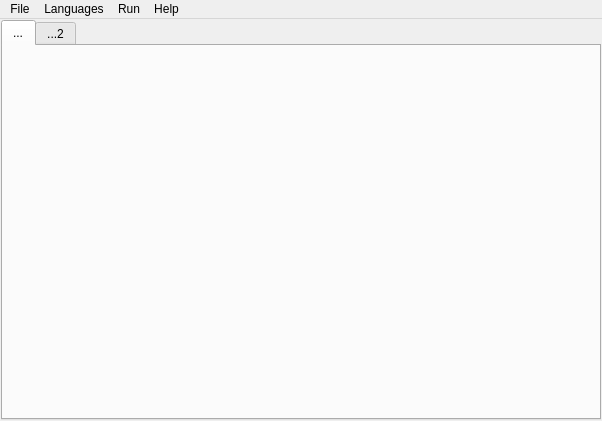
<ui version="4.0" >
 <class>text_editor</class>
 <widget class="QMainWindow" name="text_editor" >
  <property name="geometry" >
   <rect>
    <x>0</x>
    <y>0</y>
    <width>602</width>
    <height>421</height>
   </rect>
  </property>
  <property name="windowTitle" >
   <string>OpenTools TextEditor</string>
  </property>
  <widget class="QWidget" name="centralwidget" >
   <layout class="QGridLayout" >
    <property name="leftMargin" >
     <number>1</number>
    </property>
    <property name="topMargin" >
     <number>1</number>
    </property>
    <property name="rightMargin" >
     <number>1</number>
    </property>
    <property name="bottomMargin" >
     <number>1</number>
    </property>
    <item row="0" column="0" >
     <widget class="QTabWidget" name="tabWidget" >
      <property name="currentIndex" >
       <number>0</number>
      </property>
      <widget class="QWidget" name="tab1" >
       <attribute name="title" >
        <string>...</string>
       </attribute>
       <layout class="QGridLayout" >
        <property name="leftMargin" >
         <number>1</number>
        </property>
        <property name="topMargin" >
         <number>1</number>
        </property>
        <property name="rightMargin" >
         <number>1</number>
        </property>
        <property name="bottomMargin" >
         <number>1</number>
        </property>
        <item row="0" column="0" >
         <widget class="QsciScintilla" name="text_ed" >
          <property name="acceptDrops" >
           <bool>true</bool>
          </property>
          <property name="toolTip" >
           <string/>
          </property>
          <property name="whatsThis" >
           <string/>
          </property>
          <property name="midLineWidth" >
           <number>1</number>
          </property>
         </widget>
        </item>
       </layout>
      </widget>
      <widget class="QWidget" name="tab2" >
       <attribute name="title" >
        <string>...2</string>
       </attribute>
       <layout class="QGridLayout" >
        <property name="leftMargin" >
         <number>1</number>
        </property>
        <property name="topMargin" >
         <number>1</number>
        </property>
        <property name="rightMargin" >
         <number>1</number>
        </property>
        <property name="bottomMargin" >
         <number>1</number>
        </property>
        <item row="0" column="0" >
         <widget class="QsciScintilla" name="textEdit" >
          <property name="toolTip" >
           <string/>
          </property>
          <property name="whatsThis" >
           <string/>
          </property>
         </widget>
        </item>
       </layout>
      </widget>
     </widget>
    </item>
   </layout>
  </widget>
  <widget class="QMenuBar" name="menubar" >
   <property name="geometry" >
    <rect>
     <x>0</x>
     <y>0</y>
     <width>602</width>
     <height>30</height>
    </rect>
   </property>
   <widget class="QMenu" name="menuFile" >
    <property name="title" >
     <string>File</string>
    </property>
    <addaction name="actionOpen" />
    <addaction name="actionSave" />
    <addaction name="actionSave_As" />
    <addaction name="separator" />
    <addaction name="actionClose" />
    <addaction name="actionClose_All" />
    <addaction name="separator" />
    <addaction name="actionExit" />
   </widget>
   <widget class="QMenu" name="menuLanguages_2" >
    <property name="title" >
     <string>Languages</string>
    </property>
    <addaction name="actionPython" />
    <addaction name="actionC" />
   </widget>
   <widget class="QMenu" name="menuRun" >
    <property name="title" >
     <string>Run</string>
    </property>
    <addaction name="actionRun" />
   </widget>
   <widget class="QMenu" name="menuHelp" >
    <property name="title" >
     <string>Help</string>
    </property>
    <addaction name="actionAbout" />
    <addaction name="actionHelp" />
   </widget>
   <addaction name="menuFile" />
   <addaction name="menuLanguages_2" />
   <addaction name="menuRun" />
   <addaction name="menuHelp" />
  </widget>
  <action name="actionOpen" >
   <property name="text" >
    <string>Open</string>
   </property>
   <property name="shortcut" >
    <string>Meta+O</string>
   </property>
  </action>
  <action name="actionSave" >
   <property name="text" >
    <string>Save</string>
   </property>
   <property name="shortcut" >
    <string>Meta+S</string>
   </property>
  </action>
  <action name="actionSave_As" >
   <property name="text" >
    <string>Save As..</string>
   </property>
   <property name="shortcut" >
    <string>Meta+Shift+S</string>
   </property>
  </action>
  <action name="actionClose" >
   <property name="text" >
    <string>Close</string>
   </property>
   <property name="shortcut" >
    <string>Meta+W</string>
   </property>
  </action>
  <action name="actionClose_All" >
   <property name="text" >
    <string>Close All</string>
   </property>
   <property name="shortcut" >
    <string>Meta+Shift+W</string>
   </property>
  </action>
  <action name="actionExit" >
   <property name="checkable" >
    <bool>false</bool>
   </property>
   <property name="text" >
    <string>Exit</string>
   </property>
   <property name="shortcut" >
    <string>Meta+Q</string>
   </property>
   <property name="menuRole" >
    <enum>QAction::QuitRole</enum>
   </property>
  </action>
  <action name="actionRun" >
   <property name="text" >
    <string>Run</string>
   </property>
   <property name="shortcut" >
    <string>Meta+R</string>
   </property>
  </action>
  <action name="actionPython" >
   <property name="text" >
    <string>Python</string>
   </property>
   <property name="shortcut" >
    <string>Meta+P</string>
   </property>
  </action>
  <action name="actionC" >
   <property name="text" >
    <string>C++</string>
   </property>
   <property name="shortcut" >
    <string>Meta+H</string>
   </property>
  </action>
  <action name="actionAbout" >
   <property name="text" >
    <string>About</string>
   </property>
   <property name="menuRole" >
    <enum>QAction::AboutRole</enum>
   </property>
  </action>
  <action name="actionHelp" >
   <property name="text" >
    <string>Help</string>
   </property>
  </action>
 </widget>
 <customwidgets>
  <customwidget>
   <class>QsciScintilla</class>
   <extends>QFrame</extends>
   <header>Qsci/qsciscintilla.h</header>
   <container>1</container>
  </customwidget>
 </customwidgets>
 <resources/>
 <connections/>
</ui>
